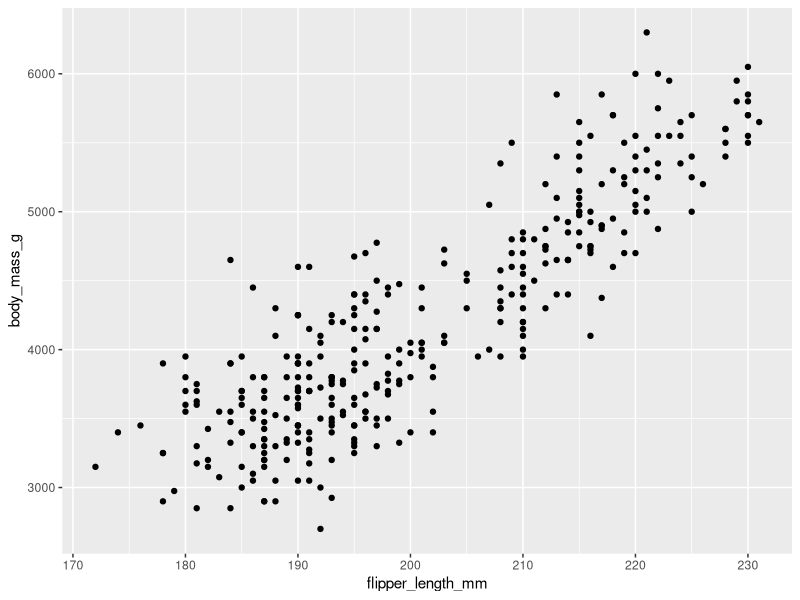
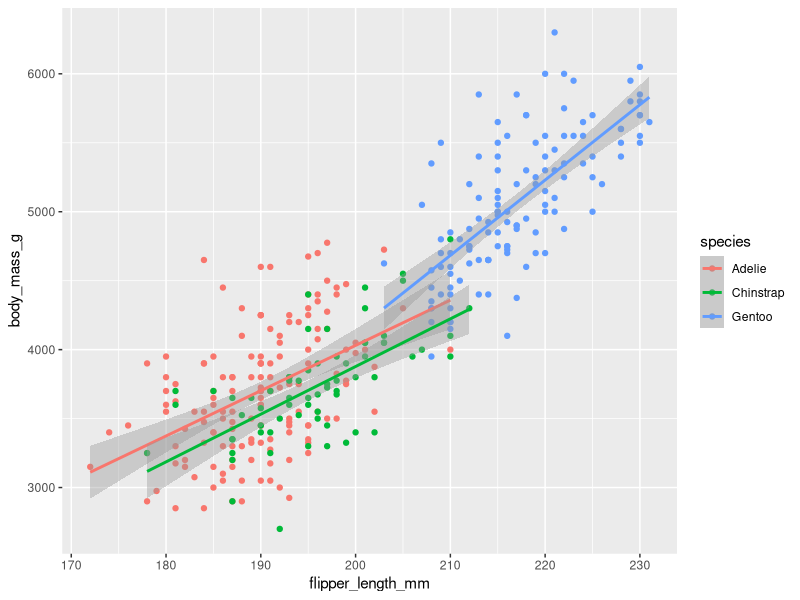
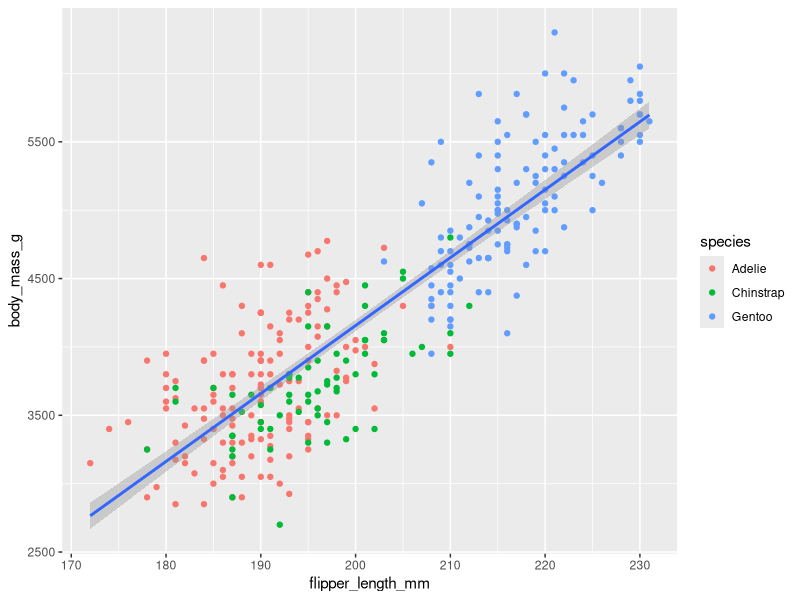
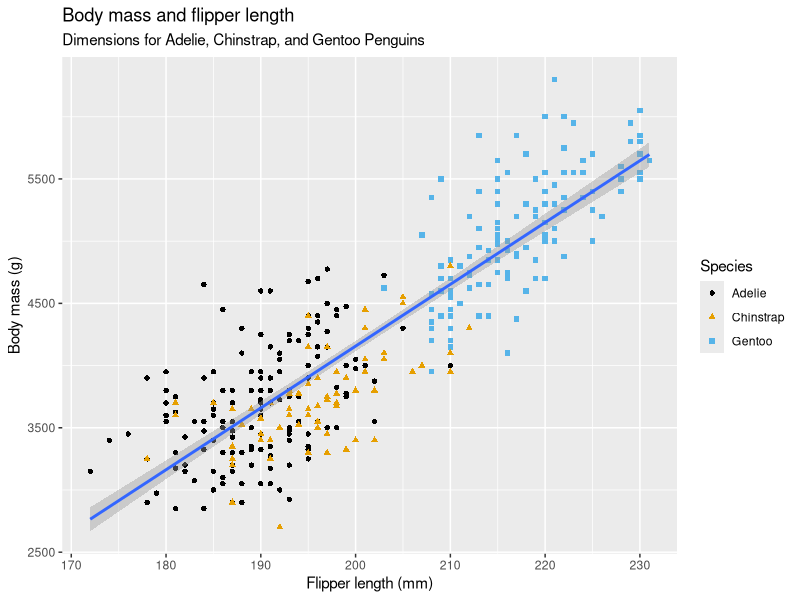

These figures' R source, in order:
setwd('~/data/auw')
library(palmerpenguins)
library(tidyverse)
library(ggthemes)

penguins

ggplot(
  data = penguins,
  mapping = aes(x = flipper_length_mm, y = body_mass_g)
) +
  geom_point()

ggplot(
  data = penguins,
  mapping = aes(x = flipper_length_mm, y = body_mass_g, color = species)
) +
  geom_point() +
  geom_smooth(method = "lm")

ggplot(
  data = penguins,
  mapping = aes(x = flipper_length_mm, y = body_mass_g)) +
  geom_point(mapping = aes(color = species)) +
  geom_smooth(method = "lm")

ggplot(
  data = penguins,
  mapping = aes(x = flipper_length_mm, y = body_mass_g)
) +
  geom_point(aes(color = species, shape = species)) +
  geom_smooth(method = "lm") +
  labs(
    title = "Body mass and flipper length",
    subtitle = "Dimensions for Adelie, Chinstrap, and Gentoo Penguins",
    x = "Flipper length (mm)", y = "Body mass (g)",
    color = "Species", shape = "Species"
  ) +
  scale_color_colorblind()
